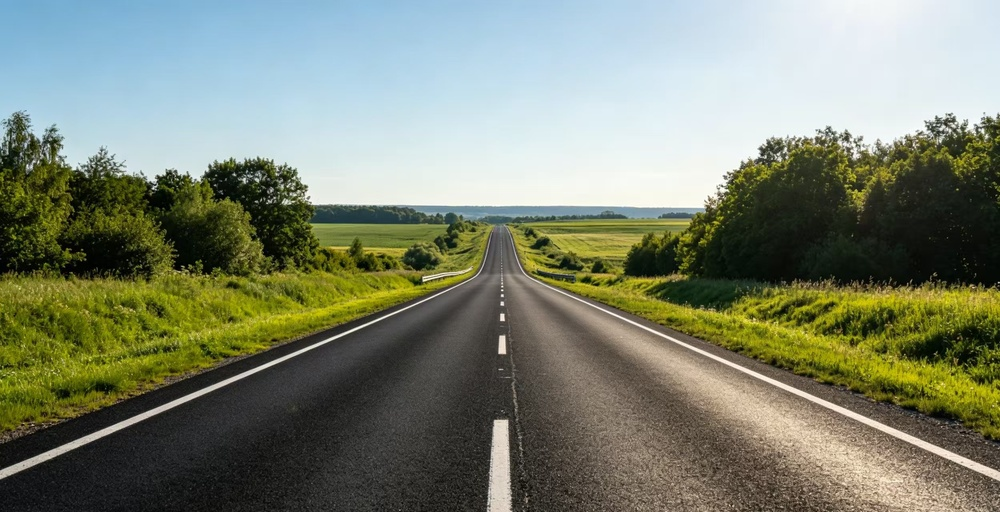
#> input picture homework/ultra223/test.jpg, 1000 x 512 px, shrunk from 2499 x 1280 before the run
$ python lane_detection.py
#> lines starting #> are read from the running program, lines starting #| are printed output that depends on the picture; after the words box and inside, x2 and y2 are one past the last pixel; in counts of white or black regions, pixels touching at a corner belong together
#> in lane_detection, img is the input picture: shape (512, 1000, 3); mean B, G, R 112.5, 131.2, 124.5
"""
车道与路径检测项目 - 基础预处理模块
作者：ultra223
进度：图像预处理 + 边缘检测 + 感兴趣区域提取
"""
import cv2
import numpy as np

def image_process(img):
    """
    图像预处理：灰度化 + 高斯模糊 + Canny边缘检测
    """
    # 转为灰度图
    gray = cv2.cvtColor(img, cv2.COLOR_BGR2GRAY)
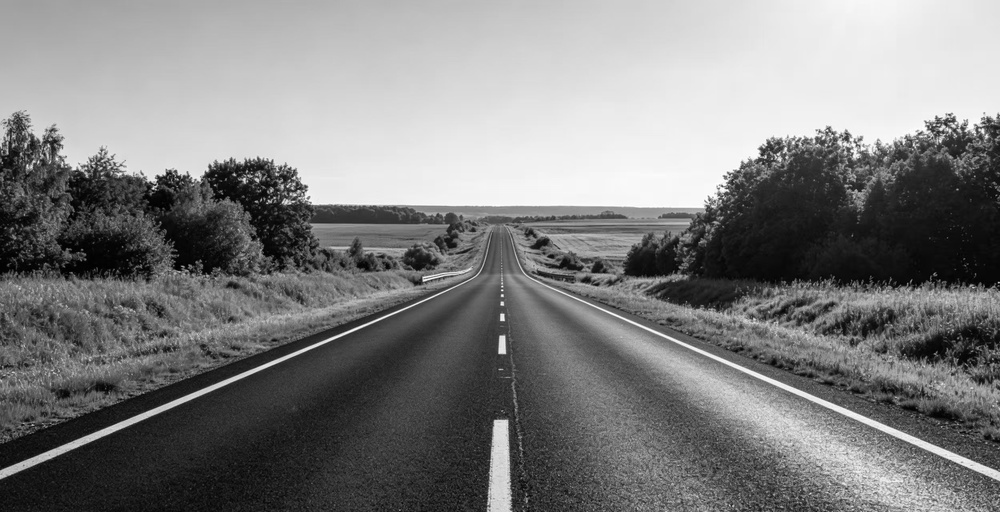
#> gray: shape (512, 1000); min 0, max 255, mean 127.1

    # 高斯模糊降噪
    blur = cv2.GaussianBlur(gray, (5, 5), 0)

    # Canny边缘检测
    canny = cv2.Canny(blur, 50, 150)
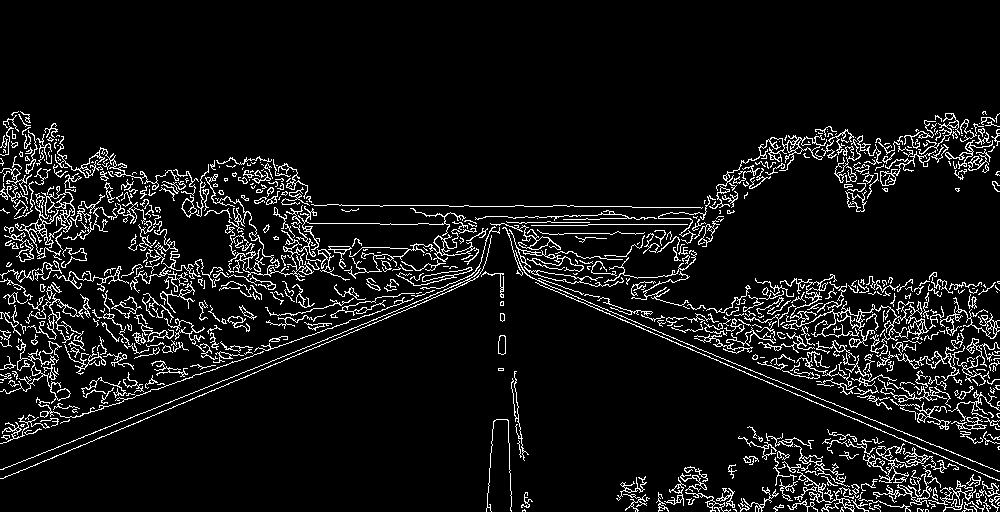
#> canny: shape (512, 1000); 7.8% white in thin lines or dots, all inside (x1, y1, x2, y2) = (0, 111, 1000, 512)
    return canny

def roi_extract(canny_img):
    """
    提取车道线感兴趣区域（去除天空、树木等干扰）
    """
    height = canny_img.shape[0]
#> height = 512
    width = canny_img.shape[1]
#> width = 1000

    # 定义梯形区域（只保留路面）
    polygons = np.array([
        [(200, height), (width - 200, height), (width//2, height//2 + 50)]
    ])
#> polygons = [[200, 512], [800, 512], [500, 306]]

    mask = np.zeros_like(canny_img)
    cv2.fillPoly(mask, polygons, 255)
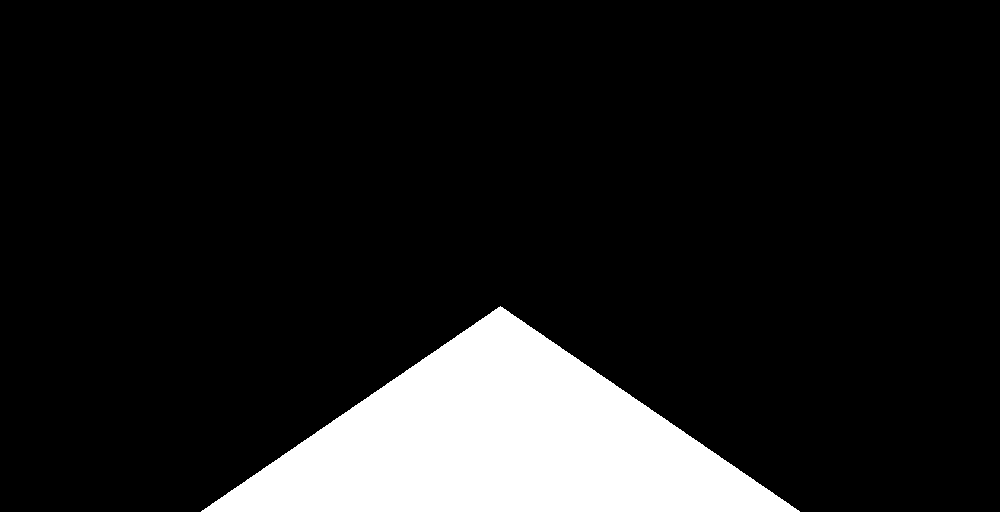
#> mask: shape (512, 1000); 12.1% white; 1 white region, box (x1, y1, x2, y2) and area: (201, 306, 800, 512) 61894
    masked_img = cv2.bitwise_and(canny_img, mask)
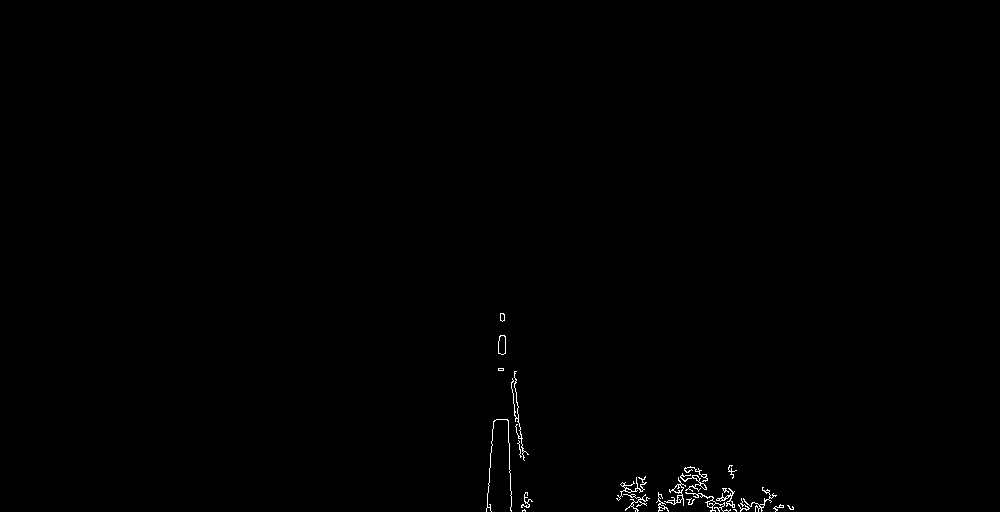
#> masked_img: shape (512, 1000); 0.33% white in thin lines or dots, all inside (x1, y1, x2, y2) = (486, 313, 794, 512)
    return masked_img

def lane_detection(image_path):
    """
    主函数：完成功能
    """
    # 读取图像
    img = cv2.imread(image_path)
    if img is None:
        print("错误：无法读取图片，请检查路径是否正确")
        return

    # 预处理
    canny_img = image_process(img)

    # 提取感兴趣区域
    roi_img = roi_extract(canny_img)

    # 显示结果
    cv2.imshow("Original", img)
    cv2.imshow("Canny Edge", canny_img)
    cv2.imshow("ROI Result", roi_img)

    cv2.waitKey(0)
    cv2.destroyAllWindows()

if __name__ == "__main__":
    print("=" * 50)
    print("车道与路径检测项目")
    print("作者：ultra223")
    print("进度：预处理 + 边缘检测 + ROI提取")
    print("=" * 50)
    lane_detection("test.jpg")
